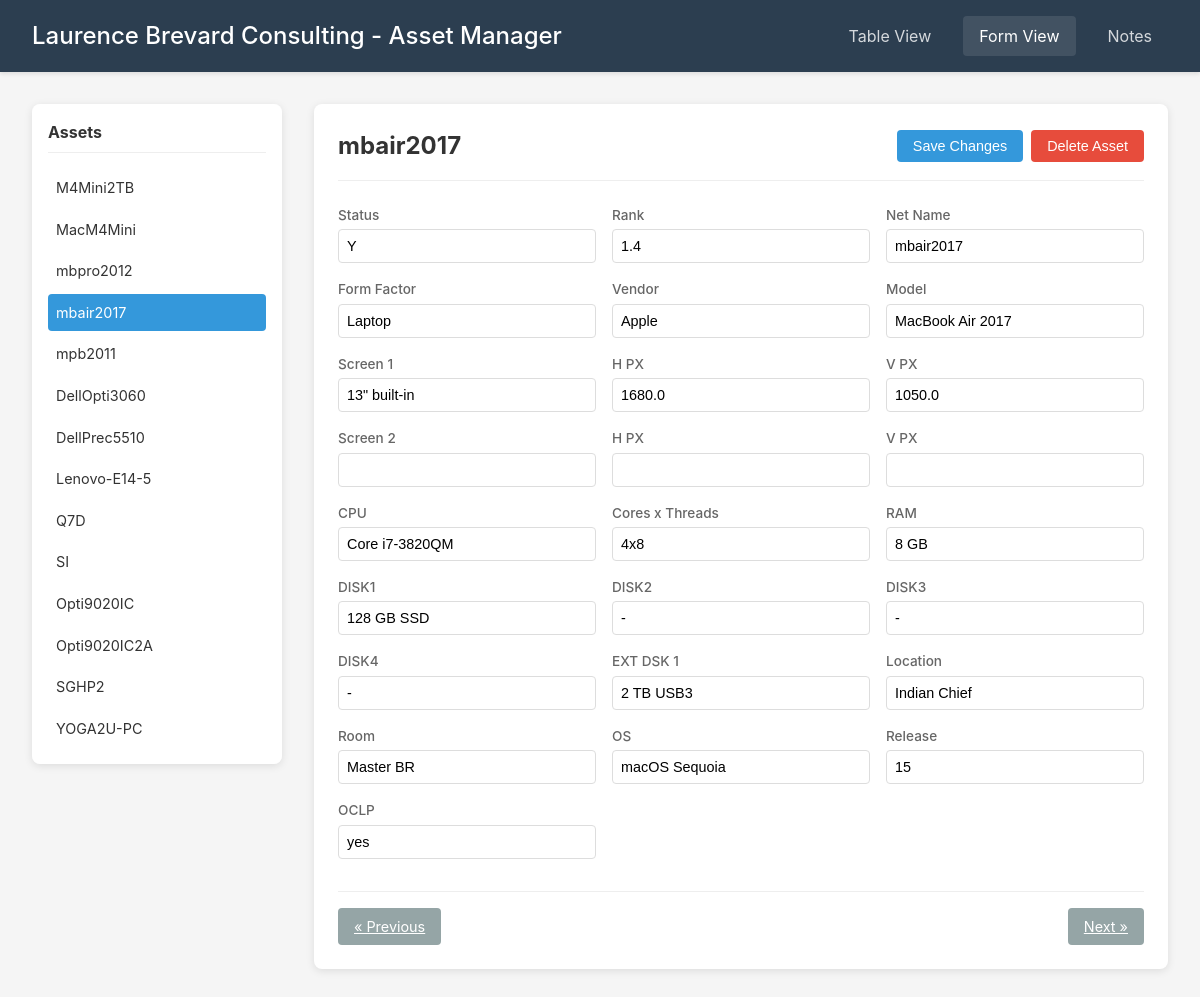
/form/4, run on the app's committed database.
### tables this page shows
CREATE TABLE assets (
            id INTEGER PRIMARY KEY AUTOINCREMENT,
            status TEXT,
            rank REAL,
            net_name TEXT,
            form_factor TEXT,
            vendor TEXT,
            model TEXT,
            screen1 TEXT,
            h_px1 REAL,
            v_px1 REAL,
            screen2 TEXT,
            h_px2 REAL,
            v_px2 REAL,
            cpu TEXT,
            cores_threads TEXT,
            ram TEXT,
            disk1 TEXT,
            disk2 TEXT,
            disk3 TEXT,
            disk4 TEXT,
            ext_disk TEXT,
            location TEXT,
            room TEXT,
            os TEXT,
            os_release TEXT,
            oclp TEXT
        );

### app.py (the view)
@app.route('/form')
@app.route('/form/<int:asset_id>')
def form_view(asset_id=None):
    conn = get_db()
    assets = conn.execute('SELECT id, net_name FROM assets ORDER BY rank').fetchall()
    if asset_id is None and assets:
        asset_id = assets[0]['id']
    asset = None
    if asset_id:
        asset = conn.execute('SELECT * FROM assets WHERE id = ?', (asset_id,)).fetchone()
    conn.close()
    columns = get_columns()[1:]  # Exclude id for form fields
    display_columns = get_display_columns()[1:]
    return render_template('form.html', asset=asset, assets=assets, columns=columns,
                         display_columns=display_columns, current_id=asset_id)

### app.py (called while the page is built)
def get_db():
    conn = sqlite3.connect(DATABASE)
    conn.row_factory = sqlite3.Row
    return conn

def get_columns():
    return [
        'id', 'status', 'rank', 'net_name', 'form_factor', 'vendor', 'model',
        'screen1', 'h_px1', 'v_px1', 'screen2', 'h_px2', 'v_px2',
        'cpu', 'cores_threads', 'ram', 'disk1', 'disk2', 'disk3', 'disk4',
        'ext_disk', 'location', 'room', 'os', 'os_release', 'oclp'
    ]

def get_display_columns():
    return [
        'ID', 'Status', 'Rank', 'Net Name', 'Form Factor', 'Vendor', 'Model',
        'Screen 1', 'H PX', 'V PX', 'Screen 2', 'H PX', 'V PX',
        'CPU', 'Cores x Threads', 'RAM', 'DISK1', 'DISK2', 'DISK3', 'DISK4',
        'EXT DSK 1', 'Location', 'Room', 'OS', 'Release', 'OCLP'
    ]

### templates/form.html (shortened to what this page needs)
{% extends "base.html" %}
{% block content %}
<div class="form-container">
    <div class="form-sidebar">
        <h3>Assets</h3>
        <div class="asset-list">
            {% for a in assets %}
            <a href="{{ url_for('form_view', asset_id=a['id']) }}"
               class="asset-item {% if a['id'] == current_id %}active{% endif %}">
                {{ a['net_name'] }}
            </a>
            {% endfor %}
        </div>
    </div>
    <div class="form-main">
        {% if asset %}
        <div class="form-header">
            <h2>{{ asset['net_name'] }}</h2>
            <div class="form-actions">
                <button onclick="saveForm()" class="btn btn-primary">Save Changes</button>
                <button onclick="deleteAsset({{ asset['id'] }})" class="btn btn-danger">Delete Asset</button>
            </div>
        </div>
        <form id="asset-form" data-id="{{ asset['id'] }}">
            <div class="form-grid">
                {% for col, display in zip(columns, display_columns) %}
                <div class="form-group">
                    <label for="{{ col }}">{{ display }}</label>
                    <input type="text" id="{{ col }}" name="{{ col }}"
                           value="{{ asset[col] if asset[col] else '' }}">
                </div>
                {% endfor %}
            </div>
        </form>
        <div class="form-nav">
            {% set prev_asset = none %}
            {% set next_asset = none %}
            {% set found = false %}
            {% for a in assets %}
                {% if found and next_asset is none %}
                    {% set next_asset = a %}
                {% endif %}
                {% if a['id'] == current_id %}
                    {% set found = true %}
                {% endif %}
                {% if not found %}
                    {% set prev_asset = a %}
                {% endif %}
            {% endfor %}
            <a href="{{ url_for('form_view', asset_id=assets[-1]['id']) if assets else '#' }}"
               class="btn btn-secondary">&laquo; Previous</a>
            <a href="{{ url_for('form_view', asset_id=assets[0]['id']) if assets else '#' }}"
               class="btn btn-secondary">Next &raquo;</a>
        </div>
        {% else %}
        <div class="no-asset">
            <p>No assets found. Create one to get started.</p>
            <button onclick="createNewAsset()" class="btn btn-primary">+ Create Asset</button>
        </div>
        {% endif %}
    </div>
</div>
{% endblock %}

### static/style.css (style rules this page uses)
* { box-sizing: border-box; margin: 0; padding: 0; }
body { font-family: -apple-system, BlinkMacSystemFont, 'Segoe UI', Roboto, Oxygen, Ubuntu, sans-serif; background: #f5f5f5; color: #333; line-height: 1.5; }
.btn { padding: 0.5rem 1rem; border: none; border-radius: 4px; cursor: pointer; font-size: 0.9rem; transition: all 0.2s; }
.btn-primary { background: #3498db; color: white; }
.btn-secondary { background: #95a5a6; color: white; }
.btn-danger { background: #e74c3c; color: white; }
.form-container { display: flex; gap: 2rem; max-width: 1400px; }
.form-sidebar { width: 250px; flex-shrink: 0; background: white; border-radius: 8px; box-shadow: 0 2px 8px rgba(0,0,0,0.1); padding: 1rem; max-height: calc(100vh - 140px); overflow-y: auto; }
.form-sidebar h3 { font-size: 1rem; margin-bottom: 1rem; padding-bottom: 0.5rem; border-bottom: 1px solid #eee; }
.asset-list { display: flex; flex-direction: column; gap: 0.25rem; margin-bottom: 1rem; }
.asset-item { padding: 0.5rem; text-decoration: none; color: #333; border-radius: 4px; transition: all 0.2s; font-size: 0.9rem; }
.asset-item.active { background: #3498db; color: white; }
.form-main { flex: 1; background: white; border-radius: 8px; box-shadow: 0 2px 8px rgba(0,0,0,0.1); padding: 1.5rem; }
.form-header { display: flex; justify-content: space-between; align-items: center; margin-bottom: 1.5rem; padding-bottom: 1rem; border-bottom: 1px solid #eee; }
.form-header h2 { font-size: 1.5rem; }
.form-actions { display: flex; gap: 0.5rem; }
.form-grid { display: grid; grid-template-columns: repeat(auto-fill, minmax(250px, 1fr)); gap: 1rem; }
.form-group { display: flex; flex-direction: column; gap: 0.25rem; }
.form-group label { font-size: 0.85rem; font-weight: 500; color: #666; }
.form-group input, .form-group textarea { padding: 0.5rem; border: 1px solid #ddd; border-radius: 4px; font-size: 0.9rem; }
.form-nav { display: flex; justify-content: space-between; margin-top: 2rem; padding-top: 1rem; border-top: 1px solid #eee; }

### data on the page
assets: net_name "M4Mini2TB"
assets: net_name "MacM4Mini"
assets: net_name "mbpro2012"
assets: net_name "mbair2017", status "Y" "1.4" "mbair2017" "Laptop" "Apple" "MacBook Air 2017" "13\" built-in" "1680.0" "1050.0" "Core i7-3820QM" "4x8" "8 GB" "128 GB SSD" "-" "-" "-" "2 TB USB3" "Indian Chief" "Master BR" "macOS Sequoia" "15" "yes"
assets: net_name "mpb2011"
assets: net_name "DellOpti3060"
assets: net_name "DellPrec5510"
assets: net_name "Lenovo-E14-5"
assets: net_name "Q7D"
assets: net_name "SI"
assets: net_name "Opti9020IC"
assets: net_name "Opti9020IC2A"
assets: net_name "SGHP2"
assets: net_name "YOGA2U-PC"

### other printed values
{{ display }} "Status" "Rank" "Net Name" "Form Factor" "Vendor" "Model" "Screen 1" "H PX" "V PX" "Screen 2" "H PX" "V PX" "CPU" "Cores x Threads" "RAM" "DISK1" "DISK2" "DISK3" "DISK4" "EXT DSK 1" "Location" "Room" "OS" "Release" "OCLP"
